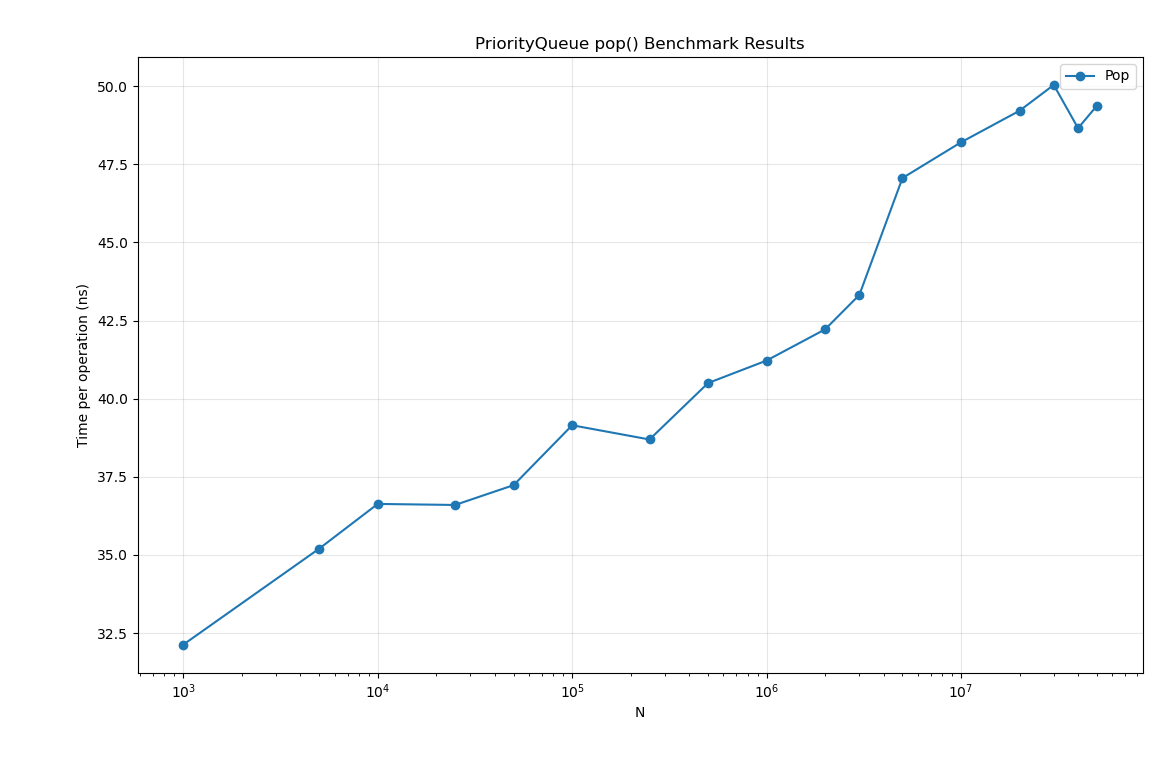

The Python source for this figure:
import matplotlib.pyplot as plt

MEASUREMENT_NAMES = ["Pop"]

results = [
    [1000.00000000, 32.13100000],
    [5000.00000000, 35.20220000],
    [10000.00000000, 36.63320000],
    [25000.00000000, 36.60020000],
    [50000.00000000, 37.23480000],
    [100000.00000000, 39.15092000],
    [250000.00000000, 38.69565200],
    [500000.00000000, 40.50122000],
    [1000000.00000000, 41.22131600],
    [2000000.00000000, 42.21943150],
    [3000000.00000000, 43.32086433],
    [5000000.00000000, 47.06192580],
    [10000000.00000000, 48.20546420],
    [20000000.00000000, 49.21545075],
    [30000000.00000000, 50.04052037],
    [40000000.00000000, 48.65937098],
    [50000000.00000000, 49.37413268],
]


def main():
    n_values = [row[0] for row in results]
    for index, name in enumerate(MEASUREMENT_NAMES, start=1):
        measurements = [row[index] for row in results]
        plt.semilogx(n_values, measurements, marker="o", label=name)

    plt.xlabel("N")
    plt.ylabel("Time per operation (ns)")
    plt.title("PriorityQueue pop() Benchmark Results")
    plt.legend()
    plt.grid(True, alpha=0.3)
    plt.tight_layout()
    plt.show()


if __name__ == "__main__":
    main()
